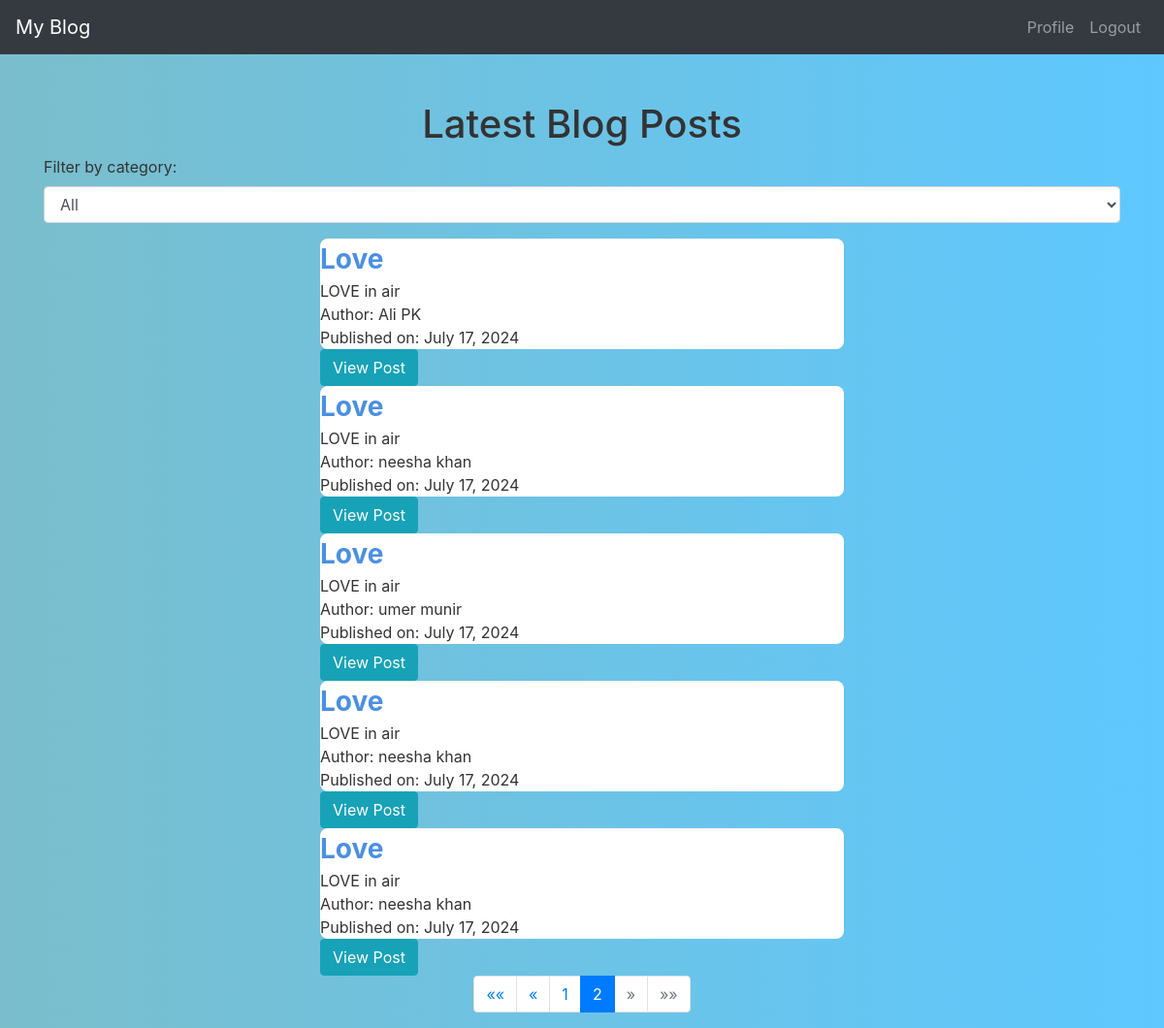
Page /?page=2 (signed in) on the committed database.
### accounts/models.py (models this page shows, shortened)
class Post(models.Model):
    title = models.CharField(max_length=200)
    content = models.TextField()
    author = models.ForeignKey(CustomUser, on_delete=models.CASCADE)
    category = models.ForeignKey(Category, on_delete=models.SET_NULL, null=True, blank=True)
    created_at = models.DateTimeField(auto_now_add=True)
    updated_at = models.DateTimeField(auto_now=True)

class CustomUser(AbstractBaseUser, PermissionsMixin):
    email = models.EmailField(unique=True)
    first_name = models.CharField(max_length=30)
    last_name = models.CharField(max_length=30)
    is_active = models.BooleanField(default=True)
    is_staff = models.BooleanField(default=False)
    date_of_birth = models.DateField(default=timezone.now)
    date_joined = models.DateTimeField(default=timezone.now)
    objects = CustomUserManager()
    USERNAME_FIELD = 'email'
    REQUIRED_FIELDS = ['first_name', 'last_name', 'date_of_birth']

### accounts/views.py (the view)
# urls.py: path('', latest_blog_posts, name='latest_blog_posts'),
def latest_blog_posts(request):
    category_id = request.GET.get('category')
    if category_id:
        posts_list = Post.objects.filter(category_id=category_id).order_by('-created_at')
    else:
        posts_list = Post.objects.order_by('-created_at')
    paginator = Paginator(posts_list, 5)  # Show 5 blog posts per page
    page_number = request.GET.get('page')
    page_obj = paginator.get_page(page_number)
    categories = Category.objects.all()
    return render(request, 'accounts/latest_blog_posts.html',
                  {'page_obj': page_obj, 'categories': categories, 'selected_category': category_id})

### accounts/templates/accounts/latest_blog_posts.html (shortened to what this page needs)
{% extends "base.html" %}
{% block content %}
    <h1 class="text-center mt-5">Latest Blog Posts</h1>
    <form method="get" class="filter_form">
        <div class="form-group">
            <label for="category">Filter by category:</label>
            <select class="form-control" id="category" name="category" onchange="this.form.submit()">
                <option value="">All</option>
            </select>
        </div>
    </form>
    <div class="row">
        {% for post in page_obj %}
            <div class="col-md-6 offset-md-3">
                <div class="post_card">
                    <div class="post_title">{{ post.title }}</div>
                    <div class="post_content">{{ post.content|truncatewords:30 }}</div>
                    <div class="post_author">Author: {{ post.author.first_name }} {{ post.author.last_name }}</div>
                    <div class="post_date">Published on: {{ post.created_at|date:"F j, Y" }}</div>
                </div>
                <a href="{% url 'post_detail' post.pk %}" class="btn btn-info">View Post</a>
            </div>
        {% empty %}
            <div class="col-md-6 offset-md-3">
                <div class="post_card">
                    <div class="post_title">No posts available</div>
                </div>
            </div>
        {% endfor %}
    </div>
    <div class="row">
        <div class="col-md-6 offset-md-3">
            <nav aria-label="Page navigation">
                <ul class="pagination justify-content-center">
                    {% if page_obj.has_previous %}
                        <li class="page-item">
                            <a class="page-link" href="?page=1{% if selected_category %}&category={{ selected_category }}{% endif %}" aria-label="First">
                                <span aria-hidden="true">&laquo;&laquo;</span>
                            </a>
                        </li>
                        <li class="page-item">
                            <a class="page-link" href="?page={{ page_obj.previous_page_number }}{% if selected_category %}&category={{ selected_category }}{% endif %}" aria-label="Previous">
                                <span aria-hidden="true">&laquo;</span>
                            </a>
                        </li>
                    {% endif %}
                    {% for num in page_obj.paginator.page_range %}
                        {% if page_obj.number == num %}
                            <li class="page-item active"><span class="page-link">{{ num }}</span></li>
                        {% elif num > page_obj.number|add:-3 and num < page_obj.number|add:3 %}
                            <li class="page-item"><a class="page-link" href="?page={{ num }}{% if selected_category %}&category={{ selected_category }}{% endif %}">{{ num }}</a></li>
                        {% endif %}
                    {% endfor %}
                    {% if page_obj.has_next %}
                        <li class="page-item">
                            <a class="page-link" href="?page={{ page_obj.next_page_number }}{% if selected_category %}&category={{ selected_category }}{% endif %}" aria-label="Next">
                                <span aria-hidden="true">&raquo;</span>
                            </a>
                        </li>
                        <li class="page-item">
                            <a class="page-link" href="?page={{ page_obj.paginator.num_pages }}{% if selected_category %}&category={{ selected_category }}{% endif %}" aria-label="Last">
                                <span aria-hidden="true">&raquo;&raquo;</span>
                            </a>
                        </li>
                    {% else %}
                        <li class="page-item disabled">
                            <a class="page-link" href="#" aria-label="Next">
                                <span aria-hidden="true">&raquo;</span>
                            </a>
                        </li>
                        <li class="page-item disabled">
                            <a class="page-link" href="#" aria-label="Last">
                                <span aria-hidden="true">&raquo;&raquo;</span>
                            </a>
                        </li>
                    {% endif %}
                </ul>
            </nav>
        </div>
    </div>
{% endblock %}

### accounts/static/css/styles.css (style rules this page uses)
body { background: linear-gradient(to right, #7abecc, #5ec8ff); color: #333; }
.post_card { background: white; border-radius: 8px; }
.post_title { font-size: 1.75em; font-weight: bold; color: #4a90e2; }

### rows in the picture
Post: title "Love", content "LOVE in air", author.first_name "Ali", author.last_name "PK", created_at "July 17, 2024"
Post: title "Love", content "LOVE in air", author.first_name "neesha", author.last_name "khan", created_at "July 17, 2024"
Post: title "Love", content "LOVE in air", author.first_name "umer", author.last_name "munir", created_at "July 17, 2024"
Post: title "Love", content "LOVE in air", author.first_name "neesha", author.last_name "khan", created_at "July 17, 2024"
Post: title "Love", content "LOVE in air", author.first_name "neesha", author.last_name "khan", created_at "July 17, 2024"

### other values in the picture
{{ num }} "1"
{{ num }} "2"
